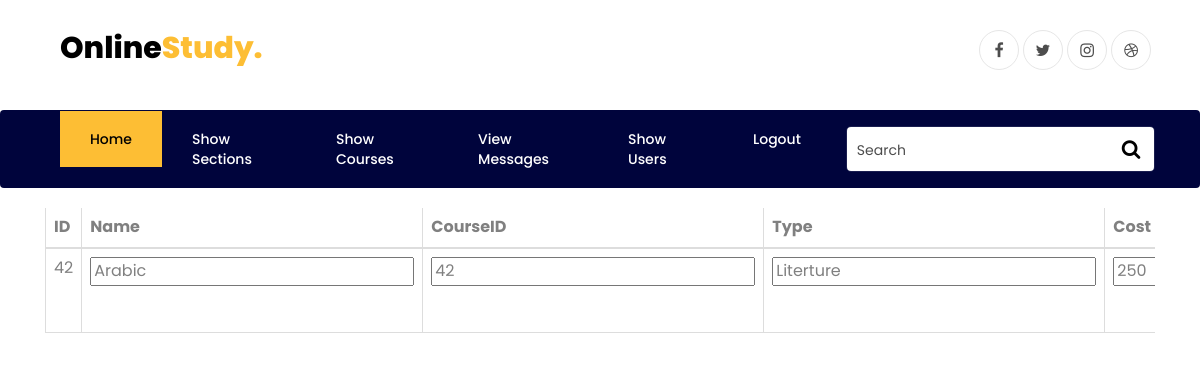
The app's page /editcourse.php?id=42 (signed in) with its own data.
### tables this page shows
CREATE TABLE `Course` (
  `ID` int(11) NOT NULL,
  `CourseName` varchar(255) NOT NULL,
  `CourseID` varchar(255) DEFAULT NULL,
  `CourseType` varchar(255) NOT NULL,
  `CourseCost` int(11) NOT NULL,
  `CourseDescription` varchar(255) NOT NULL
);

CREATE TABLE `Course_Duration` (
  `ID` int(11) NOT NULL,
  `CourseWeeks` int(11) NOT NULL,
  `CourseHours` int(11) NOT NULL,
  `StartDate` date NOT NULL,
  `End_Date` date NOT NULL,
  `CourseID` int(11) NOT NULL,
  `CreatedDate` datetime NOT NULL,
  `UpdatedDate` datetime DEFAULT NULL
);

### app/db/Dbh.php (called while the page is built, shortened)
<?php
  class Dbh{
      private $servername;
      private $username;
      private $password;
      private $dbname;
      private $conn;
      function __construct() {
          $this->servername = DB_SERVER;
          $this->username = DB_USER;
          $this->password = DB_PASS;
          $this->dbname = DB_DATABASE;
      }
      public function connect(){
          $this->conn = new mysqli($this->servername, $this->username, $this->password, $this->dbname);
          return $this->conn;
      }
      function query($sql){
          if (!empty($sql)){
              $this->result = $this->conn->query($sql);
              return $this->result;
          }
          else{
              return false;
          }
      }
  }
  ?>

### app/model/CourseModel.php (called while the page is built, shortened)
<?php
require_once(__ROOT__ . "model/SectionModel.php");
class Course extends Model{
          function setCourseName($coursename) {
            return $this->coursename = $coursename;
          }
          function setCourseDescription($coursedescription) {
            return $this->coursedescription =$coursedescription;
          }
          function setCourseID($courseid) {
            return $this->courseid = $courseid;
          }
          function setCourseType($coursetype) {
            return $this->coursetype = $coursetype;
          }
          function setCourseCost($coursecost) {
            return $this->coursecost = $coursecost;
          }
          function setCourseWeeks($courseweeks) {
            return $this->courseweeks = $courseweeks;
          }
          function setCourseHours($coursehours) {
            return $this->coursehours = $coursehours;
          }
          function setStart($startdate) {
            return $this->startdate = $startdate;
          }
          function setEnd($enddate) {
            return $this->enddate = $enddate;
          }
          function setID($id){
            return $this->id =$id;
          }
          function getCourses(){
            $sql = "SELECT *,Course.ID as cid FROM Course INNER Join Course_Duration
            ON Course.ID = Course_Duration.CourseID" ;
            $dbh = new Dbh();
            $section = new Section();
            $result = $dbh->query($sql);
            $courses = array();
            while($row=mysqli_fetch_assoc($result)){
              $course = new Course();
              $course->setID($row['cid']);
              $course->setCourseID($row['CourseID']);
              $course->setCourseName($row['CourseName']);
              $course->setCourseType($row['CourseType']);
              $course->setCourseCost($row['CourseCost']);
              $course->setCourseDescription($row['CourseDescription']);
              $course->setCourseWeeks($row['CourseWeeks']);
              $course->setCourseHours($row['CourseHours']);
              $course->setStart($row['StartDate']);
              $course->setEnd($row['End_Date']);
              $course->setAllSections($section->getCourseSections($row['cid']));
              $courses[$row['cid']] = $course;
            }
            return $courses;
          }
}
?>

### app/model/SectionModel.php (called while the page is built, shortened)
<?php
class Section extends Model{
          function setSectionname($sectionname) {
            return $this->sectionname = $sectionname;
          }
          function setSectioncost($sectioncost) {
            return $this->sectioncost = $sectioncost;
          }
          function setSectiontime($sectiontime) {
            return $this->sectiontime = $sectiontime;
          }
          function setSectionlink($sectionlink) {
            return $this->sectionlink = $sectionlink;
          }
          function setID($id){
            return $this->id = $id;
          }
          function getCourseSections($id){
            $sql = "SELECT * FROM Section where CourseID=$id" ;
            $dbh = new Dbh();
            $result = $dbh->query($sql);
            $sections= array();
            while($row=mysqli_fetch_assoc($result)){
              $section = new Section();
              $section->setID($row['ID']);
              $section->setSectionname($row['SectionName']);
              $section->setSectiontime($row['SectionTime']);
              $section->setSectioncost($row['SectionCost']);
              $section->setSectionlink($row['SectionLink']);
              $section->setAllStudents($this->getSectionStudents($row['ID']));
              $section->setTeacher($this->getSectionTeacher($row['ID']));
              $sections[] = $section;
            }
            return $sections;
          }
          function getSectionStudents($id){
            $sql = "SELECT * FROM Student Inner Join User ON Student.Student_ID=User.ID where Section_ID = $id" ;
            $dbh = new Dbh();
            $result = $dbh->query($sql);
            $students= array();
            while($row=mysqli_fetch_assoc($result)){
              $student = new Student();
              $student->setID($row['ID']);
              $student->setFirstName($row['FirstName']);
              $student->setLastName($row['LastName']);
              $student->setEmail($row['Email']);
              $student->setPassword($row['Password']);
              $student->setPhone($row['Phone']);
              $student->setAttendence($row['Attendence']);
              $students[$row['ID']] = $student;
            }
            return $students;
          }
          function getSectionTeacher($id){
            $sql = "SELECT * FROM Teacher Inner Join User ON Teacher.Teacher_ID=User.ID where Section_ID = $id" ;
            $dbh = new Dbh();
            $result = $dbh->query($sql);
            $teacher = new Teacher();
            while($row=mysqli_fetch_assoc($result)){
              $teacher->setID($row['ID']);
              $teacher->setFirstName($row['FirstName']);
              $teacher->setLastName($row['LastName']);
              $teacher->setEmail($row['Email']);
              $teacher->setImage($row['Image']);
              $teacher->setPassword($row['Password']);
              $teacher->setPhone($row['Phone']);
              $teacher->setCareer($row['Career']);
              $teacher->setExperience($row['Experience']);
            }
            return $teacher;
          }
        }
?>

### app/model/UserModel.php (called while the page is built, shortened)
<?php
class User extends Model{
  function setFirstName($fname){
    return $this->fname = $fname;
  }
  function setLastName($lname){
    return $this->lname = $lname;
  }
  function setEmail($email) {
    return $this->email = $email;
  }
  function setPassword($password) {
    return $this->password = $password;
  }
  function setPhone($phone){
    return $this->phone = $phone;
  }
}

### public/editcourse.php (the view, shortened to what this page needs)
<?php
  require_once(__ROOT__ . "model/CourseModel.php");
  require_once(__ROOT__ . "controller/CourseController.php");
  $model = new Course();
  $controller = new CourseController($model);
?>
<?php
$id=$_GET['id'];
foreach($model->getCourses() as $course)
{
    if($course->getCourseID() == $id)
    {
        $coursename = $course->getCourseName();
        $courseid = $course->getCourseID();
        $coursetype = $course->getCourseType();
        $coursecost = $course->getCourseCost();
    }
}
?>
<!DOCTYPE html>
<html lang="en">
<head>
  <link rel="stylesheet" href="https://maxcdn.bootstrapcdn.com/bootstrap/3.4.1/css/bootstrap.min.css">
  <link rel="stylesheet" href="http://localhost/SEmvc7/lib/css/mycss.css">
    <link rel="stylesheet" href="https://stackpath.bootstrapcdn.com/font-awesome/4.7.0/css/font-awesome.min.css">
    <link rel="stylesheet" href="../lib/css/animate.css">
    <link rel="stylesheet" href="../lib/css/owl.carousel.min.css">
    <link rel="stylesheet" href="../lib/css/owl.theme.default.min.css">
    <link rel="stylesheet" href="../lib/css/magnific-popup.css">
    <link rel="stylesheet" href="../lib/css/ionicons.min.css">
    <link rel="stylesheet" href="../lib/css/flaticon.css">
    <link rel="stylesheet" href="../lib/css/icomoon.css">
    <link rel="stylesheet" href="../lib/css/style.css">
</head>
<body>
<?php
    require_once(__ROOT__ . "view/bar.php");
    $view1 = new Bar($controller, $model);
    if (isset($_SESSION['type']) && !empty($_SESSION['type'])) {
      switch($_SESSION['type']){
        case 'Admin':
          echo $view1->AdminBar();
          break;
      }
    }
    else {
      echo $view1->NormalBar();
    }
    ?>
<form  method = "post" action="showcourses.php?action=EditCourse">
<div class="container">
  <div class="row">
    <div class="col-xs-12">
      <div class="table-responsive">
        <table class="table table-bordered table-hover">
          <thead>
            <tr>
              <th>ID</th>
              <th>Name</th>
              <th>CourseID</th>
              <th>Type</th>
              <th>Cost</th>
            </tr>
          </thead>
        <tbody>
<tr>
    <td><?php echo $id;?></td>
    <td><input type="text"  id="CourseName" placeholder="Enter Course name" name="CourseName" value="<?php echo $coursename;?>"></td>
    <td><input type="text"  id="CourseID" placeholder="Enter Course ID" name="CourseID" value="<?php echo $courseid;?>"></td>
    <td><input type="text"  id="CourseType" placeholder="Enter Course Type" name="CourseType" value="<?php echo $coursetype;?>"></td>
    <td><input type="text"  id="CourseCost" placeholder="Enter Course Cost" name="CourseCost" value="<?php echo $coursecost;?>"></td>
</table>
</div>
</div>
</div>
</div>
</form>
</body>
</html>

### records on screen
course: CourseName "Arabic", CourseType "Literture", CourseCost "250"
course_duration: CourseID "42"

### other values on screen
$id "42"
